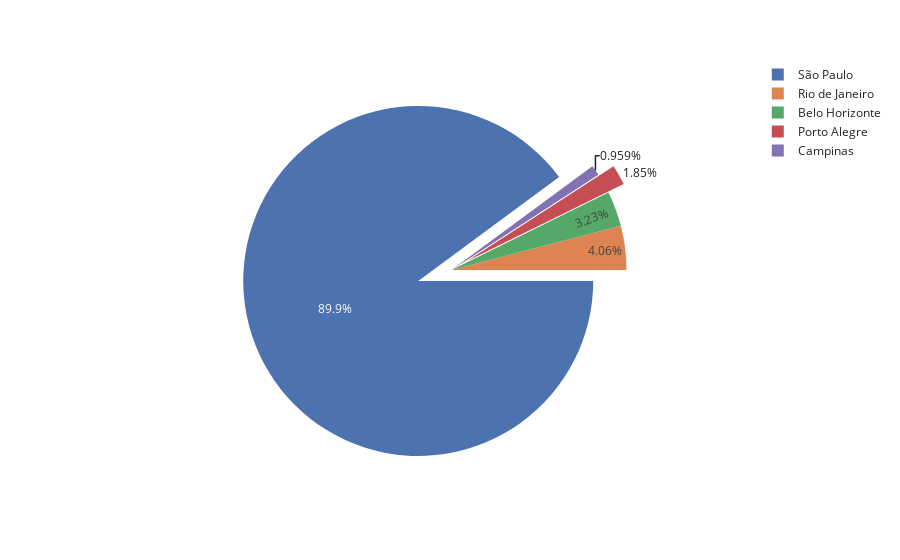

This figure's notebook cell:
### Code cell
import plotly.express as px
city1 = data.loc[:,['city','rent amount (R$)']]
city1['data'] = city1.groupby('city')['rent amount (R$)'].transform('sum')
fig = px.pie(city1, names = 'city', values='data', template='seaborn')
fig.update_traces(rotation=90,pull=[0.2,0.03,0.1,0.03,0.1], showlegend=True)
fig.show()

### Figure 1 — Plotly figure (JSON) as saved in the notebook; plotly's stock layout.template omitted (floating-point values rounded to 4 significant figures; data arrays with more than 128 entries replaced by an {"elided": "..."} marker saying what was removed)
{"data": [{"domain": {"x": [0, 1], "y": [0, 1]}, "hoverlabel": {"namelength": 0}, "hovertemplate": "city=%{label}<br>data=%{value}", "labels": {"elided": "10692 str values"}, "legendgroup": "", "name": "", "pull": [0.2, 0.03, 0.1, 0.03, 0.1], "rotation": 90, "showlegend": true, "type": "pie", "values": {"elided": "10692 int values"}}], "layout": {"legend": {"tracegroupgap": 0}, "margin": {"t": 60}}}
